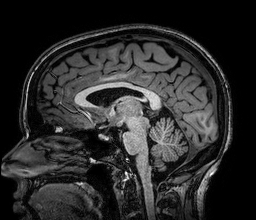
#> input picture sheet1/brain.png, 256 x 220 px, found by its file name
$ python Sheet2.py
#> lines starting #> are read from the running program, lines starting #| are printed output that depends on the picture
# -*- coding: utf-8 -*-
"""
Created on Tue Nov 24 14:39:42 2020

@author: Tobias
"""

import numpy as np
import matplotlib.pyplot as plt
plt.tick_params(axis='both', which='both', bottom=False, top=False, labelbottom=False, right=False, left=False, labelleft=False)
import argparse
parser = argparse.ArgumentParser(description='Sheet 2')
parser.add_argument("--image_file", type=str, default="brain.png")
parser.add_argument("--epi", type=str, default="sepi.npy")
args = parser.parse_args()

def to_image(x):
    x = x - np.min(x)
    x = x / np.max(x) * 255
    x = np.uint8(x)
    return x

img = plt.imread(args.image_file)
#> img is the input picture: shape (220, 256) float32; min 0, max 1, mean 0.167

#1.a)
plt.imshow(img, cmap='gray')
plt.show()
img_ = np.fft.fft2(img)
img_ = np.fft.fftshift(img_) #intermediate result we need for task b
img = np.log(np.abs(img_)**2)
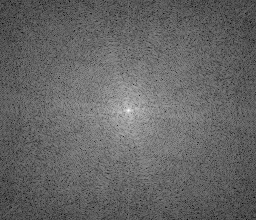
#> img: shape (220, 256) float64; min -5.11, max 18.29, mean 4.25; drawn with min black and max white
img = to_image(img)
img[img < 125] = 125 #optional
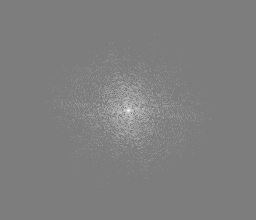
#> img: shape (220, 256); min 125, max 255, mean 127
img = to_image(img)
#> in to_image (call 2), `x = x - np.min(x)`:
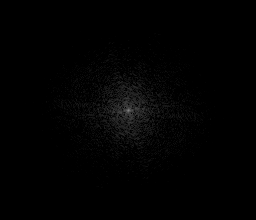
#> x: shape (220, 256); min 0, max 130, mean 2
#> in to_image (call 2), `x = x / np.max(x) * 255`:
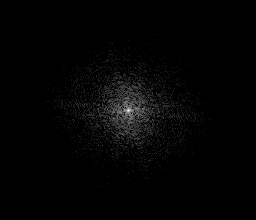
#> x: shape (220, 256) float64; min 0, max 255, mean 3.9
plt.tick_params(axis='both', which='both', bottom=False, top=False, labelbottom=False, right=False, left=False, labelleft=False)
plt.imshow(img, cmap='gray')
plt.show()

#1.b)
"""
The result won't change, because the inverse fourier transform calculates a weighted sum over the frequencies in the k-space.
Thus, if we add frequency-entries with zero-values (formally, we add frequencies u with F(u)=0) the weighted sum doesn't change.

"""
x = np.pad(img_, [(500, 500), (500, 500)], mode="constant", constant_values=0)
x = np.fft.ifftshift(x)
x = np.fft.ifft2(x)
x = to_image(x)
#> in to_image (call 3), `x = np.uint8(x)`:
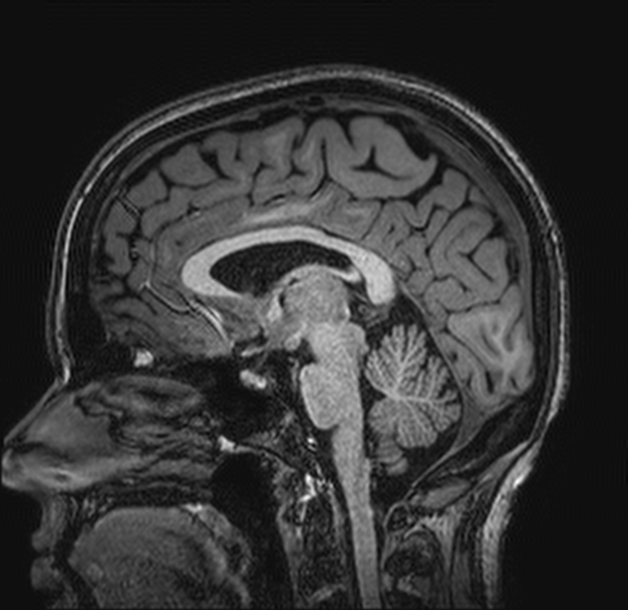
#> x: shape (1220, 1256) (shown at 1/2 size); min 0, max 255, mean 51.6
plt.tick_params(axis='both', which='both', bottom=False, top=False, labelbottom=False, right=False, left=False, labelleft=False)
plt.imshow(x, cmap='gray')
plt.show()
"""
We can't recnonstruct an image from the power spectrum alone, because the time-information is missing,
i.e. we know which frequencies occur in the image but not where. The time information is implicitly encoded in the complex numbers.
"""

#1.c)
#> (the run stopped early here; a loop or call above may not have finished)
